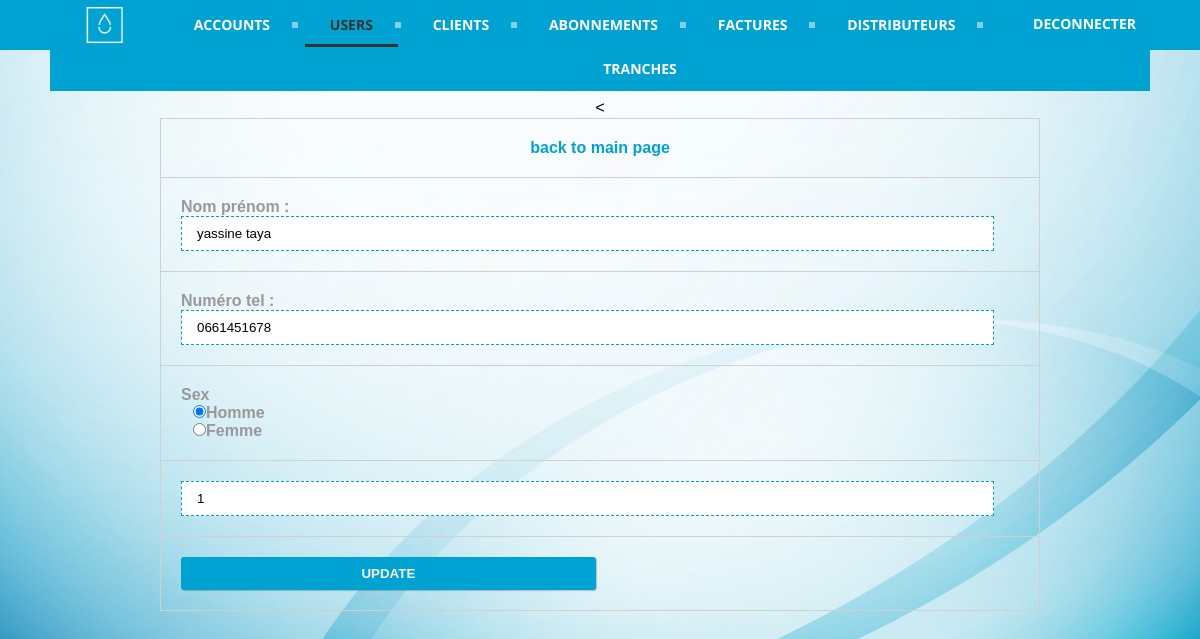
The page /admin/user/edit_data.php?edit_id=1 (signed in) on the database its author committed.
### tables this page shows
CREATE TABLE `user` (
  `idUser` int(255) NOT NULL,
  `nom` varchar(45) DEFAULT NULL,
  `n_tel` varchar(20) DEFAULT NULL,
  `sex` varchar(1) DEFAULT NULL,
  `account` int(255) DEFAULT NULL
);

### admin/user/edit_data.php (the view, shortened to what this page needs)
<?php
if(isset($_GET['edit_id']))
{
 $sql_query="SELECT * FROM user WHERE idUser=".$_GET['edit_id'];
 $result_set=mysql_query($sql_query);
  $fetched_row=mysql_fetch_array($result_set);
}
?>
<html>
<head>
<link rel="stylesheet" href="../../public/css/style.css" type="text/css" />
</head>
<body>
<center>
<div id="header">
 <div id="content">
    <div id='cssmenu'>
     <a href="../../"><img src="../../public/img/logo-white.png" style="width: 50px; height: 50px; float: left; margin-left: 30px" /></a>
    <form id='logout' action='../../logout-submit.php' method='post' accept-charset='UTF-8'>
          <input type="submit" class="login-button" value="Deconnecter"></input>
        </form>
        <ul>
              <li><a href=" ../account"><span>Accounts</span></a></li>
              <li class="active"><a href="#"><span>Users</span></a></li>
              <li><a href="../client"><span>Clients</span></a></li>
              <li><a href="../abonnement"><span>Abonnements</span></a></li>
              <li><a href="../facture"><span>Factures</span></a></li>
              <li><a href="../distributeur"><span>Distributeurs</span></a></li>
              <li class='last '><a href="../tranche"><span>Tranches</span></a></li>
        </ul>
    </div>
    </div>
</div>
<div id="body">
 <div id="content">
    <form method="post"><
    <table align="center">
    <tr>
    <td align="center"><a href="index.php">back to main page</a></td>
    </tr>
    <tr>
    <td>
        Nom prénom :
        <input type="text" name="nom" placeholder="nom" value="<?php echo $fetched_row['nom']; ?>" required /></td>
    </tr>
    <tr>
    <td>
        Numéro tel :
        <input type="text" name="n_tel" placeholder="n_tel" value="<?php echo $fetched_row['n_tel']; ?>" required /></td>
    </tr>
        <tr>
            <td>
                Sex<br>
                <div style="padding-left: 12px">
                    <input id="sexe_h" type="radio" name="sex" placeholder="sex" value="m" <?php if($fetched_row['sex']=='m') echo "checked" ?> style="height: initial; width: initial;" /><label for="sexe_h">Homme</label><br>
                    <input id="sexe_f" type="radio" name="sex" placeholder="sex" value="f" <?php if($fetched_row['sex']=='f') echo "checked" ?> style="height: initial; width: initial;"/><label for="sexe_f">Femme</label>
                </div>
            </td>
        </tr>
    <tr>
    <td><input type="text" name="account" placeholder="account" value="<?php echo $fetched_row['account']; ?>" required /></td>
    </tr>
    <td>
    <button type="submit" name="btn-update"><strong>UPDATE</strong></button>
    </td>
    </table>
    </form>
    </div>
</div>
</center>
</body>
</html>

### public/css/style.css (style rules this page uses)
* { margin:0; padding:0; }
html { margin:0; padding:0; background: url(../img/blue.PNG) no-repeat center fixed; -webkit-background-size: cover; background-size: cover; }
body { font-family:"Courier New", Courier, monospace; }
#header { width:100%; height:50px; background:#00a2d1; color:#f9f9f9; font-family:"Lucida Sans Unicode", "Lucida Grande", sans-serif; font-size:35px; text-align:center; }
#header a { color:#fff; text-decoration:blink; }
#body { margin-top:50px; }
#content { padding-left: 50px; padding-right: 50px; }
table { width:80%; font-family:Tahoma, Geneva, sans-serif; font-weight:bolder; color:#999; margin-bottom:80px; }
table a { text-decoration:none; color:#00a2d1; }
table,td,th { border-collapse:collapse; border:solid #d0d0d0 1px; padding:20px; }
table td input { width:97%; height:35px; border:dashed #00a2d1 1px; padding-left:15px; font-family:Verdana, Geneva, sans-serif; box-shadow:0px 0px 0px rgba(1,0,0,0.2); outline:none; }
table td button { border:solid #f9f9f9 0px; box-shadow:1px 1px 1px rgba(1,0,0,0.2); outline:none; background:#00a2d1; padding:9px 15px 9px 15px; color:#f9f9f9; font-family:Arial, Helvetica, sans-serif; font-weight:bolder; border-radius:3px; width:49.5%; }
#cssmenu { background: #00a2d1; width: auto; }
#cssmenu ul { list-style: none; margin: 0; padding: 0; line-height: 1; display: block; zoom: 1; }
#cssmenu ul:after { content: " "; display: block; font-size: 0; height: 0; clear: both; visibility: hidden; }
#cssmenu ul li { display: inline-block; padding: 0; margin: 0; }
#cssmenu ul li a { color: #ffffff; text-decoration: none; display: block; padding: 15px 25px; font-family: 'Open Sans', sans-serif; font-weight: 700; text-transform: uppercase; font-size: 14px; position: relative; -webkit-transition: color .25s; -moz-transition: color .25s; -ms-transition: color .25s; -o-transition: color .25s; transition: color .25s; }
#cssmenu ul li a:after { content: ""; display: block; position: absolute; right: -3px; top: 19px; height: 6px; width: 6px; background: #ffffff; opacity: .5; }
#cssmenu ul li a:before { content: ""; display: block; position: absolute; left: 0; bottom: 0; height: 3px; width: 0; background: #333333; -webkit-transition: width .25s; -moz-transition: width .25s; -ms-transition: width .25s; -o-transition: width .25s; transition: width .25s; }
#cssmenu ul li.last > a:after, #cssmenu ul li:last-child > a:after { display: none; }
#cssmenu ul li.active a { color: #333333; }
#cssmenu ul li.active a:before { width: 100%; }
.login-button { float: right; padding: 14px; background-color: Transparent; background-repeat: no-repeat; border: none; cursor: pointer; overflow: hidden; outline: none; font-family: 'Open Sans', sans-serif; font-weight: 700; text-transform: uppercase; font-size: 14px; color: white; }

### rows shown on the page
user: nom "yassine taya", n_tel "0661451678", sex "☑ Homme", sex "☐ Femme", account "1"
